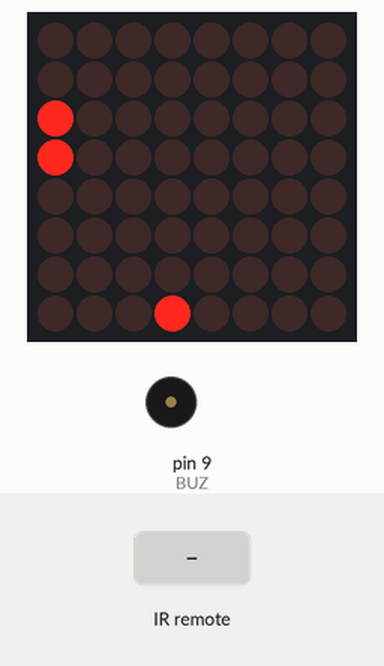
The sketch below on a simulated Arduino Uno, built with avr-gcc and run on an emulated ATmega328P. Shown: 8×8 LED matrix, buzzer (waves = sounding). The test bench sets the inputs (shaded band). Random numbers use the default seed unless the sketch sets one.

Above: at 3.8 s.
3.9 s: infrared code 0xFF10EF received
At 4.27 s:
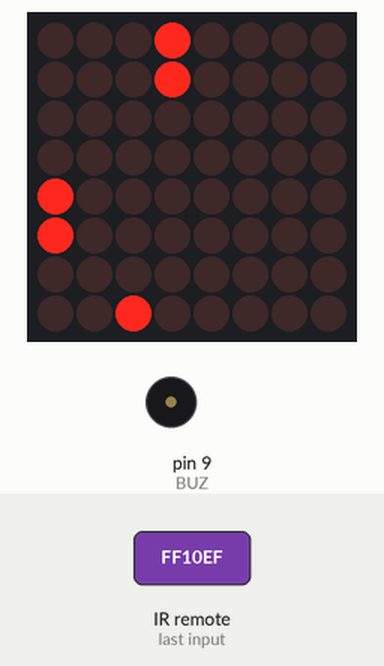
At 4.85 s:
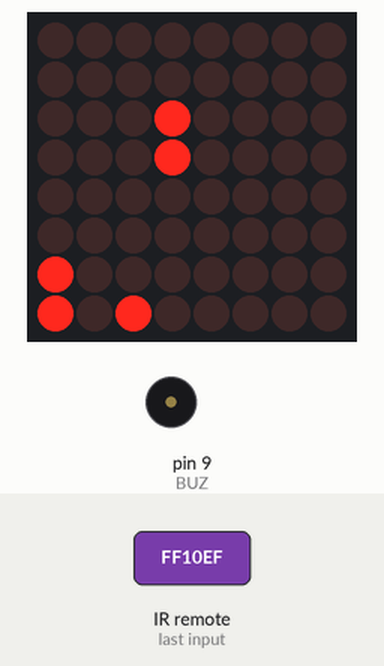
6.2 s: infrared code 0xFF5AA5 received
At 6.32 s:
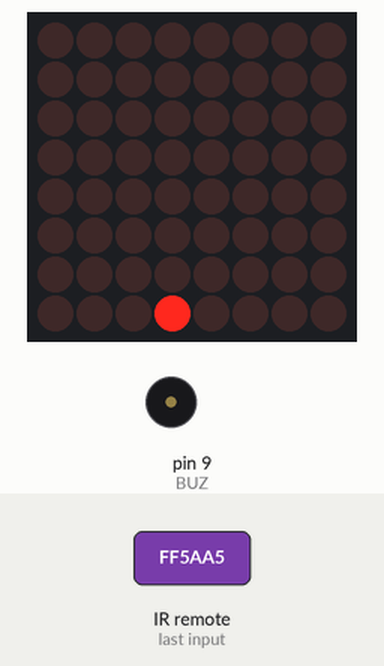
Timing chart, 0 to 7.1 s (numbered marks = the images above; inputs shaded):
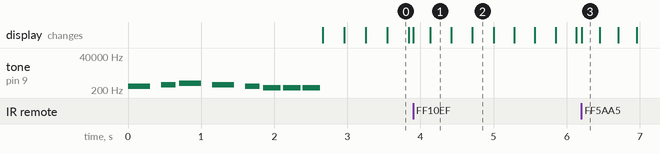

The sketch:

asteroids_ARE.ino
```cpp
#include <IRremote.h>
#include <IRremoteInt.h>

#include "LedControl.h"

//dichiarazione pin
#define BUZ 9
#define receiver 6

//procedura per il riavvio di Arduino
void (* Riavvia)(void)=0;

void left();
void right();

//dichiarazione oggetto matrice led
LedControl lc = LedControl(12, 11, 10, 1);

//dichiarazione IR Reciver
IRrecv irrecv(receiver);
decode_results results;

unsigned long delaytime = 1000; //delay di update dello schermo

//variabili per il punteggio
String scoreString;
int score;    //varaibile che contiene le decine e le unità del punteggio
int hundreds; //variabile che indica le centinaia nel punteggio
String scoreStr;
String scoreArr[] = {"" , "" , "" };

//variabili dei controlli

volatile unsigned long buttonPressed;
int buttonDelay = 150;  //delay pressione di un pulsante

volatile bool gameOver = false;
bool gameStart = false;

//variabili per il tempo
int tick;
int tickCounter = 1;
unsigned long now;

//variabili per il display
int ship;
int columns[] = {0, 0, 0, 0, 0, 0, 0, 0};
int randomInt;

/* Procedura che esegue un tema dopo il game over*/
void GOSong() {

    tone(BUZ, 523, 150.0);
    delay(166.666666667);
    delay(166.666666667);
    tone(BUZ, 391, 150.0);
    delay(166.666666667);
    delay(166.666666667);
    tone(BUZ, 329, 225.0);
    delay(250.0);
    tone(BUZ, 440, 172.5);
    delay(191.666666667);
    delay(2.77777777778);
    tone(BUZ, 493, 172.5);
    delay(191.666666667);
    delay(2.77777777778);
    tone(BUZ, 440, 175.0);
    delay(194.444444444);
    tone(BUZ, 415, 225.0);
    delay(250.0);
    tone(BUZ, 466, 225.0);
    delay(250.0);
    tone(BUZ, 415, 225.0);
    delay(250.0);
    tone(BUZ, 391, 112.5);
    delay(150.0);

    tone(BUZ, 349, 112.5);
    delay(150.0);
    tone(BUZ, 370, 30.0);
    delay(33.3333333333);
    tone(BUZ, 380, 600.0);
    delay(666.666666667);
}

/*procedura che riproduce un tema iniziale all'avvio del gioco*/
void startSong(){
   tone(BUZ, 370, 300);
    delay(450);
    tone(BUZ, 440, 200);
    delay(250);
    tone(BUZ, 554, 300);
    delay(450.0);
    tone(BUZ, 440, 300);
    delay(450);
    tone(BUZ, 370, 200);
    delay(250);
    tone(BUZ, 294, 240);
    delay(270);
    tone(BUZ, 294, 240);
    delay(270);
    tone(BUZ, 294, 240);
    delay(270);
}

void setup() {
  //inizializzazione punteggio e sensore ir
  // Serial.begin(9600);
  irrecv.enableIRIn();

  gameOver = false;
  hundreds = 0;
  scoreArr[0] = "";
  scoreArr[1] = "";
  scoreArr[2] = "";
  score = 0;
  tick = 300;
  tickCounter = 1;

  ship = 3;       //inizializzazione posizione del player
  now = millis(); //inizializzazione tempo di gioco
  buttonPressed = millis();   //inizializzazione tempo pressione pulsanti
  randomSeed(analogRead(15)); //seed generazione numeri casuali

  //inizializzazione schermo
  for (int i = 0; i < 8; i++)
    columns[i] = 0;


  lc.shutdown(0, false);
  lc.setIntensity(0, 1);
  lc.clearDisplay(0);

  //riproduzione musica iniziale
  startSong();
}

/*procedura che controlla il valore rilevato dal sensore ad infrarossi*/
void command()
{

  switch(results.value){
    case 0xFF10EF: //tasto 4
      left();
      break;

    case 0xFF5AA5: //tasto 6
      right();
      break;

    case 0xFF02FD: //tasto PLAY
      Riavvia();
      break;
  }
}

//procedura che gestisce il pulsante sinistro
void left()
{
  if (millis() - buttonPressed > buttonDelay) //controllo se il tasto non è stato premuto troppo velocemente
  {
    //spostamento del player verso sinistra
    if (ship != 0)
      ship--;
    else
      ship = 7;

    lc.clearDisplay(0);
    buttonPressed = millis();
  }

  //se il gioco è terminato ricomincia una nuova partita
  if (gameOver == true) {
    gameOver = false;
    setup();
  }
}


//procedura che gestisce il pulsante destro
void right()
{
  if (millis() - buttonPressed > buttonDelay) //controllo se il tasto non è stato premuto troppo velocemente
  {
    //spostamento del player verso destra
    if (ship != 7)
      ship++;
    else
      ship = 0;

    lc.clearDisplay(0);
    buttonPressed = millis();
  }

  //se il gioco è terminato ricomincia una nuova partita
  if (gameOver == true) {
    gameOver = false;
    setup();
  }
}


void loop() {
  //verifico se è stato rilevato un segnale
   if (irrecv.decode(&results)){
    command();//gestione del segnale
    irrecv.resume(); //ripristino del sensore IR
  }

  //aggiornamento del punteggio,viene aggiornato in base al tempo trascorso
  if (millis() - now > tick) {//controllo del tempo trascorso
    score++;

    now = millis();

    if (tickCounter == 1) {

      //aumento della difficoltà (aumento velocità ostacoli)
      tick = tick / 1.02;

      //creazione ostacoli
      randomInt = random(0, 8);

      if (columns[randomInt] == 0) {
        columns[randomInt] = 1;
      }
    }

    if (tickCounter != 4)
      tickCounter++;
    else
      tickCounter = 1;

    for (int i = 0; i < 8; i++) {

      //eliminazione ostacoli quando raggiungono il limite della matrice
      if (columns[i] == 10)
        columns[i] = 0;

      //scorrimento degli ostacoli verso il basso
      if (columns[i] != 0)
        columns[i]++;
    }

    lc.clearDisplay(0);
  }


  //grafica

  //stampa dell'astronave del player
  lc.setLed(0, 7, ship, true);

  //stampa degli asteroidi
  for (int i = 0; i < 8; i++) {
    if (columns[i] > 0)
      lc.setLed(0, columns[i] - 2, i, true);
    lc.setLed(0, columns[i] - 3, i, true);
  }

  //controllo delle collisioni
  if (columns[ship] == 10 or columns[ship] == 9) {
    lc.clearDisplay(0);

    //animazione dell'esplosione dopo una collisione
    for (int i = 0; i < 4; i++) {
      lc.setLed(0, 7, ship + i, true);
      lc.setLed(0, 7, ship - i, true);
      lc.setLed(0, 7 - i, ship + i, true);
      lc.setLed(0, 7 - i, ship - i, true);
      lc.setLed(0, 7 - 1.5 * i, ship, true);

      //generazione di un suono casuale per l'esplosione
      unsigned long time = millis();
      int randomSound = 1000;
      while (millis() - time <= 250)  {
        randomSound--;
        tone(9, random(randomSound, 1000));
      }

      lc.clearDisplay(0);
      noTone(9);
    }

    delay(500);

    //visualizzazione punteggio

    scoreStr = String(score);

    scoreArr[0] = scoreStr.charAt(0);
    scoreArr[1] = scoreStr.charAt(1);
    scoreArr[2] = scoreStr.charAt(2);

    if (score < 100) {
      //stampa della prima cifra
      for (int i = 0; i < 2; i++) {
        if (scoreArr[i] == "0")
          draw0(1 + i * 4);
        if (scoreArr[i] == "1")
          draw1(1 + i * 4);
        if (scoreArr[i] == "2")
          draw2(1 + i * 4);
        if (scoreArr[i] == "3")
          draw3(1 + i * 4);
        if (scoreArr[i] == "4")
          draw4(1 + i * 4);
        if (scoreArr[i] == "5")
          draw5(1 + i * 4);
        if (scoreArr[i] == "6")
          draw6(1 + i * 4);
        if (scoreArr[i] == "7")
          draw7(1 + i * 4);
        if (scoreArr[i] == "8")
          draw8(1 + i * 4);
        if (scoreArr[i] == "9")
          draw9(1 + i * 4);
      }

    }
    else {

      //stampa della seconda cifra
      for (int i = 1; i < 3; i++) {
        if (scoreArr[i] == "0")
          draw0(1 + (i - 1) * 4);
        if (scoreArr[i] == "1")
          draw1(1 + (i - 1) * 4);
        if (scoreArr[i] == "2")
          draw2(1 + (i - 1) * 4);
        if (scoreArr[i] == "3")
          draw3(1 + (i - 1) * 4);
        if (scoreArr[i] == "4")
          draw4(1 + (i - 1) * 4);
        if (scoreArr[i] == "5")
          draw5(1 + (i - 1) * 4);
        if (scoreArr[i] == "6")
          draw6(1 + (i - 1) * 4);
        if (scoreArr[i] == "7")
          draw7(1 + (i - 1) * 4);
        if (scoreArr[i] == "8")
          draw8(1 + (i - 1) * 4);
        if (scoreArr[i] == "9")
          draw9(1 + (i - 1) * 4);
      }

      //conteggio delle centinaia del punteggio
      for (int i = 1; i < 10; i++) {
        if (scoreArr[0] == String(i))
          hundreds = i;
      }
      //stampa dell'indicatore delle centinaia
      for (int i = 1; i <= hundreds; i++) {
        lc.setLed(0, 0, i - 1, true);
        lc.setLed(0, 1, i - 1, true);
        delay(200);
      }

    }
    //segnalazione della terminazione del gioco
    gameOver = true;

    //riproduzione musica di game over
    GOSong();

    delay(1000);
    //ciclo finche non viene premuto un tasto per il riavvio
    while (gameOver == true)
    {
       if (irrecv.decode(&results))
         {
          command();
          irrecv.resume();
          }
    }
  }

}


//funzioni di supporto grafico per visualizzare le cifre
void draw1(int position) {

  lc.setColumn(0, 0 + position, B00001000);
  lc.setColumn(0, 1 + position, B00011111);

}

void draw2(int position) {

  lc.setColumn(0, 0 + position, B00010111);
  lc.setColumn(0, 1 + position, B00010101);
  lc.setColumn(0, 2 + position, B00011101);
}
void draw3(int position) {

  lc.setColumn(0, 0 + position, B00010001);
  lc.setColumn(0, 1 + position, B00010101);
  lc.setColumn(0, 2 + position, B00011111);
}
void draw4(int position) {

  lc.setColumn(0, 0 + position, B00011100);
  lc.setColumn(0, 1 + position, B00000100);
  lc.setColumn(0, 2 + position, B00011111);
}
void draw5(int position) {

  lc.setColumn(0, 0 + position, B00011101);
  lc.setColumn(0, 1 + position, B00010101);
  lc.setColumn(0, 2 + position, B00010111);
}
void draw6(int position) {

  lc.setColumn(0, 0 + position, B00011111);
  lc.setColumn(0, 1 + position, B00010101);
  lc.setColumn(0, 2 + position, B00010111);
}
void draw7(int position) {

  lc.setColumn(0, 0 + position, B00010000);
  lc.setColumn(0, 1 + position, B00010011);
  lc.setColumn(0, 2 + position, B00011100);
}
void draw8(int position) {

  lc.setColumn(0, 0 + position, B00011111);
  lc.setColumn(0, 1 + position, B00010101);
  lc.setColumn(0, 2 + position, B00011111);
}
void draw9(int position) {

  lc.setColumn(0, 0 + position, B00011101);
  lc.setColumn(0, 1 + position, B00010101);
  lc.setColumn(0, 2 + position, B00011111);
}

void draw0(int position) {

  lc.setColumn(0, 0 + position, B00011111);
  lc.setColumn(0, 1 + position, B00010001);
  lc.setColumn(0, 2 + position, B00011111);
}
```
